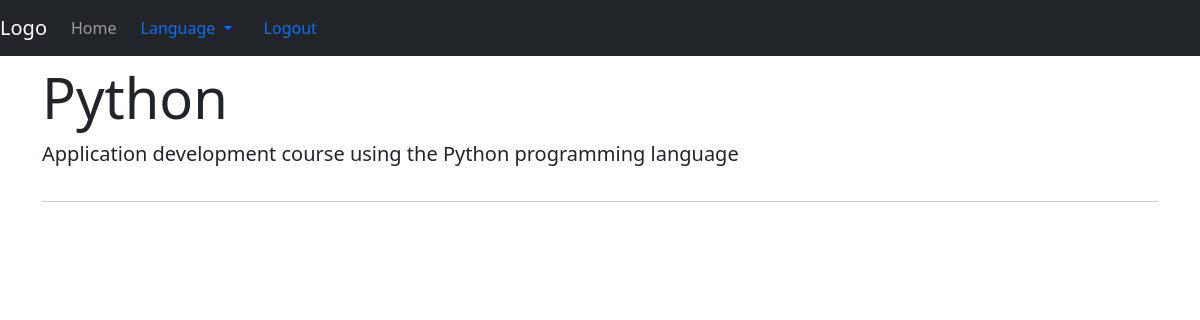
Page /en/course/1/ (signed in) on the earlier database version.
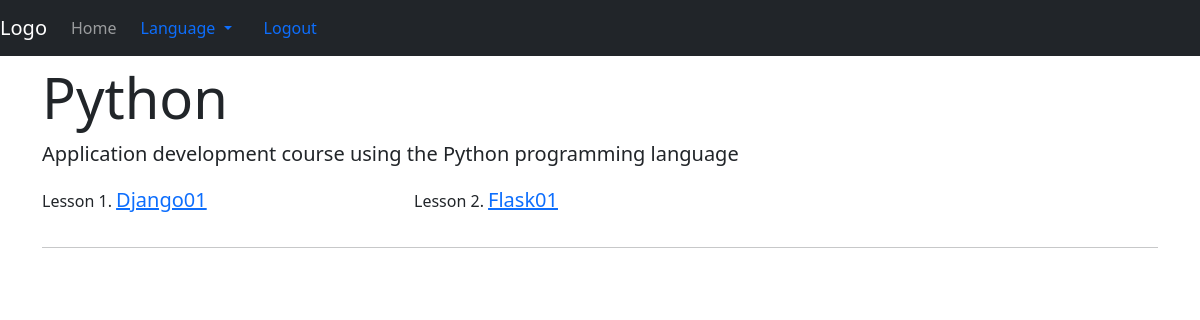
Same page on the later database version.
### app/models.py (models this page shows, shortened)
class Courses(models.Model):
    name = models.CharField(max_length=200)
    desc = models.TextField(null=True, blank=True)
    price = models.IntegerField()
    class Meta:
        verbose_name_plural = "courses"

class Topics(models.Model):
    name = models.CharField(max_length=200)
    course = models.ForeignKey(Courses, on_delete=models.CASCADE, null=True, blank=True)
    video = models.FileField(upload_to='videos/', null=True, blank=True)
    description = models.TextField()
    class Meta:
        verbose_name_plural = "topic"

### app/views.py (the view)
# urls.py: path('course/<int:pk>/', views.course, name="course"),
@login_required
def course(request, pk):
    course_id = pk
    c = Courses.objects.get(id=pk)
    lessons = Topics.objects.filter(course__id=course_id)
    try:
        order = Order.objects.get(course__id=course_id, paid=True, user = request.user)
    except Order.DoesNotExist:
        order = None
    context = {
        'course': get_object_or_404(Courses, id=pk),
        'lessons': lessons,
        'order': order,
    }
    return render(request, 'app/course.html', context)

### app/templates/app/course.html (shortened to what this page needs)
{% extends 'app/base.html' %}
{% load i18n %}
{% block content %}
<div class="container">
  <div class="mt-2 jumbotron">
    <h1 class="display-4">{{course.name}}</h1>
    <p class="lead">{{course.desc}}</p>
  </div>
  {% if order or request.user.is_superuser %}
    <div class="d-flex flex-wrap">
      {% for lesson in lessons %}
      <div class="col-4">
        <p>Lesson {{lesson.id}}. <a href="{% url 'topic' id=lesson.id %}" class="lead">{{lesson.name}}</a></p>
      </div>
      {% endfor %}
    </div>
  {% else %}
  <button type="submit" id="checkout-button" class="btn btn-primary">{% trans "Purchase" %}</button>
  {% endif %}
  <hr>
  </div>
{% endblock content %}

### app/templates/app/base.html (shortened to what this page needs)
{% load i18n %}
{% get_current_language as lang %}
{% get_current_language_bidi as lang_dir %}
<!DOCTYPE html>
<html lang="{{ lang }}" dir="{% if lang_dir %}rtl{% else %}ltr{% endif %}">
<head>
    {% if lang_dir %}
      <link rel="stylesheet" href="https://cdn.jsdelivr.net/npm/bootstrap@5.0.2/dist/css/bootstrap.rtl.min.css">
    {% else %}
      <link href="https://cdn.jsdelivr.net/npm/bootstrap@5.0.2/dist/css/bootstrap.min.css" rel="stylesheet">
    {% endif %}
</head>
<body>
    <nav class="navbar navbar-expand-lg navbar-dark bg-dark">
        <a class="navbar-brand" href="{% url 'home' %}">{% trans "Logo" %}</a>
        <div class="collapse navbar-collapse" id="navbarSupportedContent">
          <ul class="navbar-nav mr-auto">
            <li class="nav-item active">
              <a class="nav-link" href="{% url 'home' %}">{% trans "Home" %}</a>
            </li>
          </ul>
          <div style="display: flex;">
            <div class="nav-item dropdown">
              <a class="nav-link dropdown-toggle" href="#" id="navbarDropdown" role="button" data-toggle="dropdown" aria-haspopup="true" aria-expanded="false">
                Language
              </a>
          </div>
              <div class="nav-item">
                {% if request.user.is_authenticated %}
                  <a class="nav-link" href="{% url 'logout' %}">{% trans "Logout" %}</a>
                {% else %}
                  <a class="nav-link" href="{% url 'login' %}">{% trans "Login" %}</a>
                {% endif %}
              </div>
        </div>
        </div>
      </nav>
    {% block content %}
    {% endblock content %}
</body>
</html>

Differences in the rows shown:
now on this page (row edited): Topics: id "1", name "Django01"
now on this page (row edited): Topics: id "2", name "Flask01"
